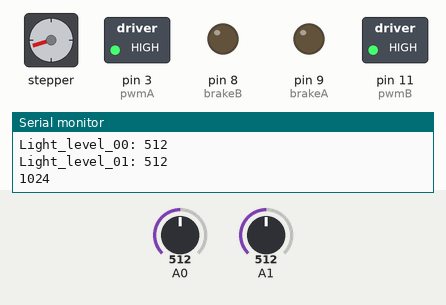
Simulated run of this sketch. Board: Arduino Uno, built with avr-gcc and run on an emulated ATmega328P. Parts: stepper motor, switched loads named in the sketch (green lamp = pin HIGH), output pins drawn as LEDs (lit = HIGH), the last lines printed to the serial monitor. The inputs (shaded band) are chosen by the test bench; at power-on: A0 = 512, A1 = 512. Stepper angles assume 200 steps per turn.

Above: at 1.6 s.
1.7 s: A0 set to 0
At 2.63 s:
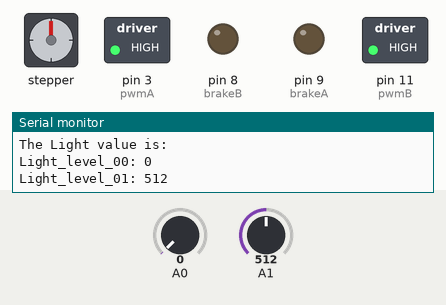
5.5 s: A1 set to 320
At 6.37 s:
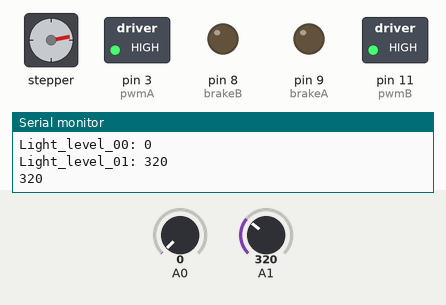
9.1 s: A1 set to 220
At 9.71 s:
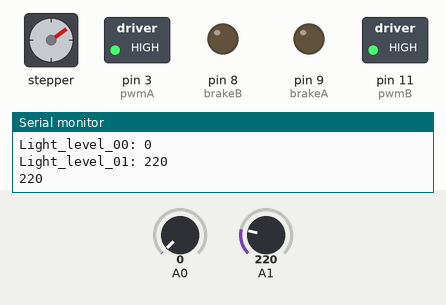
12.6 s: A0 set to 900
Timing chart, 0 to 17.4 s (numbered marks = the images above; inputs shaded):
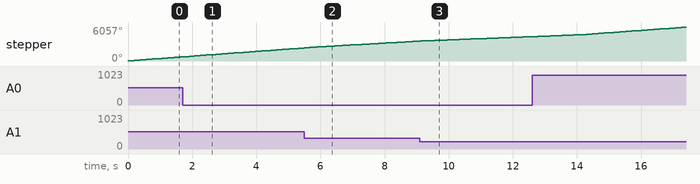

The sketch:

BirdFeather.ino
```cpp
#include <Stepper.h>

const int stepsPerRevolution = 200;
int delayTime = 50;

// initialize the stepper library on the motor shield
Stepper myStepper(stepsPerRevolution, 12, 13);

// give the motor control pins names:
const int pwmA = 3;
const int pwmB = 11;
const int brakeA = 9;
const int brakeB = 8;
const int dirA = 12;
const int dirB = 13;

int stepRepeat = 80;
int stepSpeed = 10;
int lightLevel_0 = 0;
int lightLevel_1 = 0;

void setup()
{
  Serial.begin(9600);
  // set the PWM and brake pins so that the direction pins
  // can be used to control the motor:
  pinMode(pwmA, OUTPUT);
  pinMode(pwmB, OUTPUT);
  pinMode(brakeA, OUTPUT);
  pinMode(brakeB, OUTPUT);
  digitalWrite(pwmA, HIGH);
  digitalWrite(pwmB, HIGH);
  digitalWrite(brakeA, LOW);
  digitalWrite(brakeB, LOW);

  // set the motor speed (for multiple steps only):
  myStepper.setSpeed(10);
}

void loop() {
  lightLevel_0 = analogRead(A0);
  lightLevel_1 = analogRead(A1);
  Serial.println("The Light value is: ");
  Serial.print("Light_level_00: ");
  Serial.println(lightLevel_0);

  Serial.print("Light_level_01: ");
  Serial.println(lightLevel_1);


  int light_level_total = 0;

  light_level_total = lightLevel_0 + lightLevel_1;
  Serial.println(light_level_total);

  if(light_level_total >= 0 && light_level_total < 220) {
    stepSpeed = 10;
    stepRepeat = 80;
    myStepper.setSpeed(stepSpeed);
    myStepper.step(stepRepeat);
    myStepper.step(-stepRepeat);
    delay(delayTime);
  }
  else if (light_level_total >= 220 && light_level_total < 230) {
    stepSpeed = 40;
    stepRepeat = 200;
    myStepper.setSpeed(stepSpeed);
    myStepper.step(stepRepeat);
    delay(delayTime);
  }
  else if (light_level_total >= 230 && light_level_total < 330) {
    stepSpeed = 60;
    stepRepeat = 200;
    myStepper.setSpeed(stepSpeed);
    myStepper.step(stepRepeat);
    delay(delayTime);
  }
  else if (light_level_total >= 330) {
    stepSpeed = 80;
    stepRepeat = 200;
    myStepper.setSpeed(stepSpeed);
    myStepper.step(stepRepeat);
    delay(delayTime);
  }

  //myStepper.step(-stepRepeat);
  delay(delayTime);
}
```
